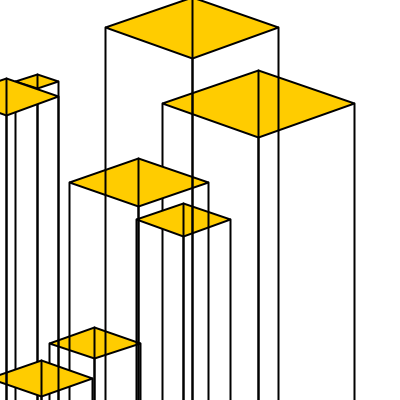
Frame 1 (no input)
Frame 60 (the mouse pressed at the canvas centre just before this capture): identical to frame 1, image omitted
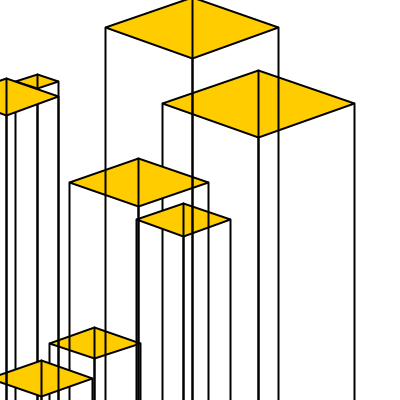
Frame 120 (the mouse held since frame 60 and released just before this capture)

The Processing sketch that drew these frames (run headless with seeded random() and noise(); from frame 60 on, the mouse is pressed at the canvas centre):

// Processing sketch: processing_106942
// ── processing_106942.pde

int N = 8;

float plinthX[] = new float[N];
float plinthY[] = new float[N];
float plinthD[] = new float[N];

void plinth(float x, float y, float rX, float rY) {
  float theta = map(mouseX, 0, width, 0, TWO_PI);
  float x1 = x - rX * cos(theta);
  float x2 = x - rX * sin(theta);
  float x3 = x + rX * sin(theta);
  float x4 = x + rX * cos(theta);
  float y1 = y - rY * cos(theta);
  float y2 = y - rY * sin(theta);
  float y3 = y + rY * sin(theta);
  float y4 = y + rY * cos(theta);
  quad(x1, y3, x3, y1, x4, y2, x2, y4);
//  line(x1, 0, x1, height);
//  line(x2, 0, x2, height);
//  line(x3, 0, x3, height);
//  line(x4, 0, x4, height);
  line(x1, y3, x1, height);
  line(x2, y4, x2, height);
  line(x3, y1, x3, height);
  line(x4, y2, x4, height);
}

void resetPlinths() {
  for (int i = 0; i < N; i++) {
    plinthX[i] = random(width);
    plinthY[i] = random(height);
    plinthD[i] = random(20, 100);
  }
}

void mouseClicked() {
  resetPlinths();
}

void setup() {
  size(400, 400);
  resetPlinths();
}

void draw() {
  background(0xff);
  fill(0xff, 0xcc, 0x00);
  strokeJoin(BEVEL);
  strokeWeight(2);
  for (int i = 0; i < N; i++)
    plinth(plinthX[i], plinthY[i], plinthD[i], 0.35 * plinthD[i]);
}
